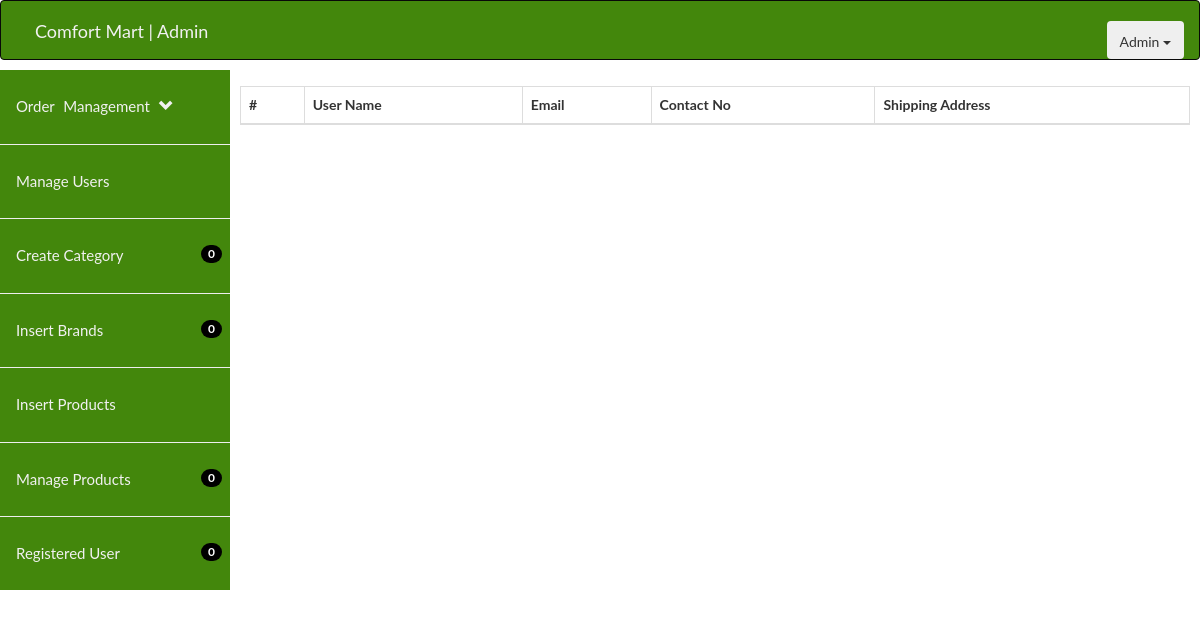
Page /fyp/admin/manage-users.php on the earlier database version.
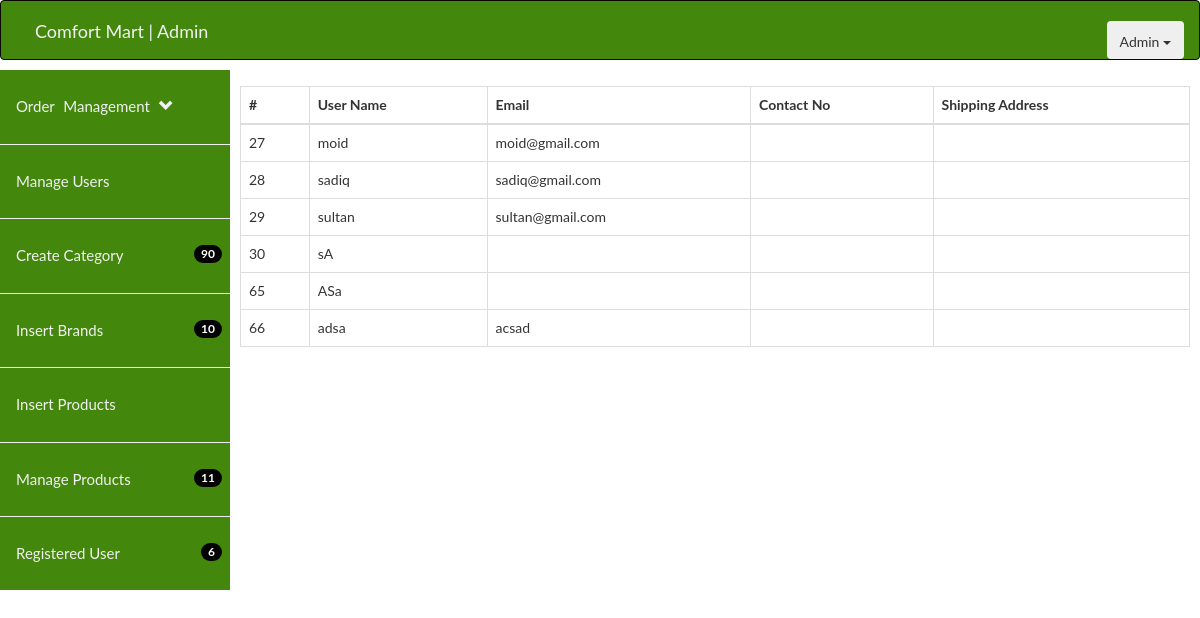
Same page on the later database version.
### tables this page shows
CREATE TABLE `user` (
  `id` int(11) NOT NULL,
  `name` varchar(50) NOT NULL,
  `email` varchar(50) NOT NULL,
  `phone` int(15) NOT NULL,
  `address` varchar(255) NOT NULL,
  `password` varchar(50) NOT NULL,
  `created_at` timestamp NOT NULL DEFAULT current_timestamp(),
  `updated_at` timestamp NULL DEFAULT NULL ON UPDATE current_timestamp()
);

### fyp/admin/manage-users.php (the view, shortened to what this page needs)
<!DOCTYPE html>
<html lang="en">
<head>
    <link rel="stylesheet" href="https://maxcdn.bootstrapcdn.com/bootstrap/3.4.0/css/bootstrap.min.css">
</head>
<body>
<?php include('include/header.php');?>
<?php include('include/sidemenu.php');?>
	 					<div class="main"><br><br><br>
								<table class="table table-bordered"  style="font-size: 14px;">
									<thead class="thead-dark">
										<tr>
											<th>#</th>
											<th>User Name</th>
											<th>Email </th>
											<th>Contact No</th>
											<th>Shipping Address</th>
										</tr>
									</thead>
									<tbody>
										<?php
										include('include/db.php');
										$query=mysqli_query($conn,"select * from user");
											while($row=mysqli_fetch_array($query))
											{
											?>
										<tr>
											<td><?php echo ($row['id']);?></td>
											<td><?php echo ($row['name']);?></td>
											<td><?php echo ($row['email']);?></td>
											<td><?php echo ($row['contactno']);?></td>
											<td><?php echo ($row['shippingaddress']);?></td>
										<?php } ?>
										</tr>
									</tbody>
								</table>
				</div>
</body>
</html>

### fyp/admin/include/sidemenu.php (shortened to what this page needs)
<!DOCTYPE html>
<html lang="en">
<head>
  <link rel="stylesheet" href="https://maxcdn.bootstrapcdn.com/bootstrap/3.4.0/css/bootstrap.min.css">
</head>
<body>
  <?php include('include/db.php'); ?>
<div class="sidenav" >
 <br>
<a  class="collapse" data-toggle="collapse"    href="#togglePages"  style=" word-spacing: 5px ;" >
Order Management
  <label class="glyphicon glyphicon-chevron-down"></label> </a>
                <hr>
  <a href="manage-users.php">Manage Users</a><hr>
  <a href="insert_category.php">Create Category <span class="badge" style="background-color: black; float: right"><?php
                          $count = mysqli_num_rows(mysqli_query($conn, "SELECT * FROM category"));
                          echo $count;
                          ?> </span></a><hr>
  <a href="insert_brand.php">Insert Brands <span class="badge" style="background-color:black; float: right"><?php
                          $count = mysqli_num_rows(mysqli_query($conn, "SELECT * FROM brands"));
                          echo $count;
                          ?> </span></a><hr>
  <a href="insert-product.php">Insert Products</a><hr>
  <a href="manage-products.php" >   Manage Products   <span class="badge" style="background-color: black; float: right"><?php
                          $count = mysqli_num_rows(mysqli_query($conn, "SELECT * FROM products"));
                          echo $count;
                          ?> </span></a><hr>
  <a href="registered-users.php"  >Registered User <span class="badge" style="background-color: black; float: right"><?php
                          $count = mysqli_num_rows(mysqli_query($conn, "SELECT * FROM user"));
                           echo $count;
                          ?> </span></a>
</div>
</body>
</html>

Differences in the rows shown:
added user: id "27", name "moid", email "moid@gmail.com"
added user: id "28", name "sadiq", email "sadiq@gmail.com"
added user: id "29", name "sultan", email "sultan@gmail.com"
added user: id "30", name "sA"
added user: id "65", name "ASa"
added user: id "66", name "adsa", email "acsad"
Other differences:
$count: "0" → "90"
$count: "0" → "10"
$count: "0" → "11"
$count: "0" → "6"
